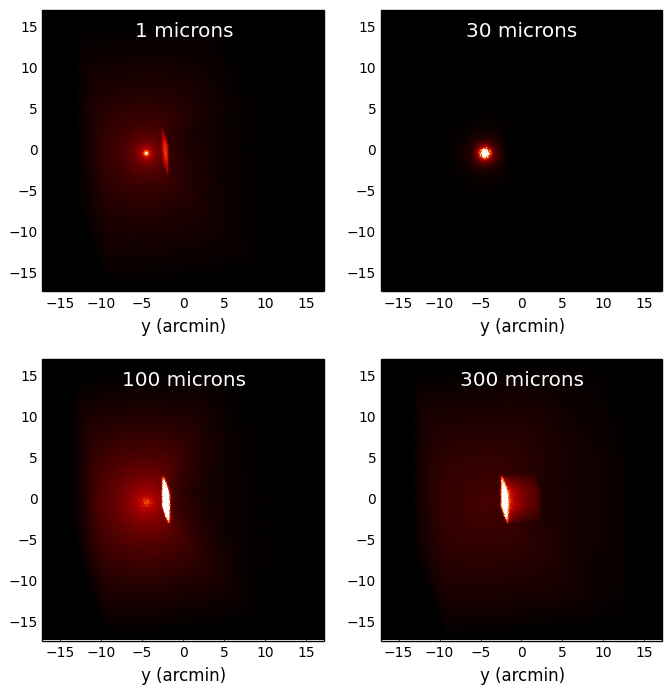

Write the Python code that produced this figure.
import numpy as np
import matplotlib.pyplot as plt

from hyperion.model import ModelOutput
from hyperion.util.constants import pc

# Open the model
m = ModelOutput('simple_cube.rtout')

# Extract the image for the first inclination, and scale to 300pc. We
# have to specify group=1 as there is no image in group 0.
image = m.get_image(inclination=0, distance=300 * pc, units='MJy/sr')

# Open figure and create axes
fig = plt.figure(figsize=(8, 8))

# Pre-set maximum for colorscales
VMAX = {}
VMAX[1] = 10.
VMAX[30] = 100.
VMAX[100] = 2000.
VMAX[300] = 2000.

# We will now show four sub-plots, each one for a different wavelength
for i, wav in enumerate([1, 30, 100, 300]):

    ax = fig.add_subplot(2, 2, i + 1)

    # Find the closest wavelength
    iwav = np.argmin(np.abs(wav - image.wav))

    # Calculate the image width in arcseconds given the distance used above
    w = np.degrees((1.5 * pc) / image.distance) * 60.

    # This is the command to show the image. The parameters vmin and vmax are
    # the min and max levels for the colorscale (remove for default values).
    ax.imshow(np.sqrt(image.val[:, :, iwav]), vmin=0, vmax=np.sqrt(VMAX[wav]),
              cmap=plt.cm.gist_heat, origin='lower', extent=[-w, w, -w, w])

    # Finalize the plot
    ax.tick_params(axis='both', which='major', labelsize=10)
    ax.set_xlabel('x (arcmin)')
    ax.set_xlabel('y (arcmin)')
    ax.set_title(str(wav) + ' microns', y=0.88, x=0.5, color='white')

fig.savefig('simple_cube_plot.png', bbox_inches='tight')
